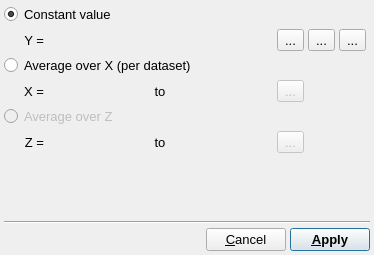
<?xml version="1.0" encoding="UTF-8"?>
<ui version="4.0">
 <class>OperateBGSubDialog</class>
 <widget class="QDialog" name="OperateBGSubDialog">
  <property name="windowModality">
   <enum>Qt::ApplicationModal</enum>
  </property>
  <property name="geometry">
   <rect>
    <x>0</x>
    <y>0</y>
    <width>374</width>
    <height>255</height>
   </rect>
  </property>
  <property name="font">
   <font>
    <pointsize>10</pointsize>
   </font>
  </property>
  <property name="windowTitle">
   <string>Background Subtraction</string>
  </property>
  <property name="windowIcon">
   <iconset resource="icons.qrc">
    <normaloff>:/uchroma/icons/windows_fit.svg</normaloff>:/uchroma/icons/windows_fit.svg</iconset>
  </property>
  <layout class="QVBoxLayout" name="verticalLayout">
   <property name="spacing">
    <number>4</number>
   </property>
   <property name="margin">
    <number>4</number>
   </property>
   <item>
    <layout class="QGridLayout" name="gridLayout_9">
     <item row="1" column="7">
      <widget class="QToolButton" name="ConstantValueSetYMaximumButton">
       <property name="maximumSize">
        <size>
         <width>28</width>
         <height>28</height>
        </size>
       </property>
       <property name="toolTip">
        <string>Set to current highest y value in collection</string>
       </property>
       <property name="text">
        <string>...</string>
       </property>
       <property name="icon">
        <iconset resource="icons.qrc">
         <normaloff>:/uchroma/icons/toupperlimit.svg</normaloff>:/uchroma/icons/toupperlimit.svg</iconset>
       </property>
       <property name="iconSize">
        <size>
         <width>20</width>
         <height>20</height>
        </size>
       </property>
      </widget>
     </item>
     <item row="1" column="6">
      <widget class="QToolButton" name="ConstantValueSetYMinimumButton">
       <property name="maximumSize">
        <size>
         <width>28</width>
         <height>28</height>
        </size>
       </property>
       <property name="toolTip">
        <string>Set to current lowest y value in collection</string>
       </property>
       <property name="text">
        <string>...</string>
       </property>
       <property name="icon">
        <iconset resource="icons.qrc">
         <normaloff>:/uchroma/icons/tolowerlimit.svg</normaloff>:/uchroma/icons/tolowerlimit.svg</iconset>
       </property>
       <property name="iconSize">
        <size>
         <width>20</width>
         <height>20</height>
        </size>
       </property>
      </widget>
     </item>
     <item row="1" column="3" colspan="3">
      <widget class="TExponentialSpin" name="ConstantValueSpin" native="true">
       <property name="sizePolicy">
        <sizepolicy hsizetype="Expanding" vsizetype="Preferred">
         <horstretch>0</horstretch>
         <verstretch>0</verstretch>
        </sizepolicy>
       </property>
       <property name="focusPolicy">
        <enum>Qt::StrongFocus</enum>
       </property>
      </widget>
     </item>
     <item row="3" column="2">
      <widget class="QLabel" name="label_31">
       <property name="text">
        <string>X =</string>
       </property>
       <property name="alignment">
        <set>Qt::AlignRight|Qt::AlignTrailing|Qt::AlignVCenter</set>
       </property>
      </widget>
     </item>
     <item row="3" column="4">
      <widget class="QLabel" name="label9_4">
       <property name="sizePolicy">
        <sizepolicy hsizetype="Minimum" vsizetype="Preferred">
         <horstretch>0</horstretch>
         <verstretch>0</verstretch>
        </sizepolicy>
       </property>
       <property name="text">
        <string> to </string>
       </property>
      </widget>
     </item>
     <item row="3" column="3">
      <widget class="TExponentialSpin" name="XRangeMinSpin" native="true">
       <property name="enabled">
        <bool>false</bool>
       </property>
       <property name="sizePolicy">
        <sizepolicy hsizetype="Expanding" vsizetype="Preferred">
         <horstretch>0</horstretch>
         <verstretch>0</verstretch>
        </sizepolicy>
       </property>
       <property name="focusPolicy">
        <enum>Qt::StrongFocus</enum>
       </property>
      </widget>
     </item>
     <item row="2" column="0" colspan="10">
      <widget class="QRadioButton" name="AverageOverXRadio">
       <property name="enabled">
        <bool>true</bool>
       </property>
       <property name="text">
        <string>Average over X (per dataset)</string>
       </property>
       <property name="checked">
        <bool>false</bool>
       </property>
      </widget>
     </item>
     <item row="4" column="0" colspan="9">
      <widget class="QRadioButton" name="AverageOverZRadio">
       <property name="enabled">
        <bool>false</bool>
       </property>
       <property name="text">
        <string>Average over Z</string>
       </property>
       <property name="checked">
        <bool>false</bool>
       </property>
      </widget>
     </item>
     <item row="5" column="3">
      <widget class="TExponentialSpin" name="ZRangeMinSpin" native="true">
       <property name="enabled">
        <bool>false</bool>
       </property>
       <property name="sizePolicy">
        <sizepolicy hsizetype="Expanding" vsizetype="Preferred">
         <horstretch>0</horstretch>
         <verstretch>0</verstretch>
        </sizepolicy>
       </property>
       <property name="focusPolicy">
        <enum>Qt::StrongFocus</enum>
       </property>
      </widget>
     </item>
     <item row="5" column="4">
      <widget class="QLabel" name="label9">
       <property name="sizePolicy">
        <sizepolicy hsizetype="Minimum" vsizetype="Preferred">
         <horstretch>0</horstretch>
         <verstretch>0</verstretch>
        </sizepolicy>
       </property>
       <property name="text">
        <string> to </string>
       </property>
      </widget>
     </item>
     <item row="3" column="0" colspan="2">
      <spacer name="horizontalSpacer_4">
       <property name="orientation">
        <enum>Qt::Horizontal</enum>
       </property>
       <property name="sizeType">
        <enum>QSizePolicy::Fixed</enum>
       </property>
       <property name="sizeHint" stdset="0">
        <size>
         <width>16</width>
         <height>20</height>
        </size>
       </property>
      </spacer>
     </item>
     <item row="5" column="2">
      <widget class="QLabel" name="label_30">
       <property name="text">
        <string>Z =</string>
       </property>
       <property name="alignment">
        <set>Qt::AlignRight|Qt::AlignTrailing|Qt::AlignVCenter</set>
       </property>
      </widget>
     </item>
     <item row="0" column="0" colspan="6">
      <widget class="QRadioButton" name="ConstantValueRadio">
       <property name="text">
        <string>Constant value</string>
       </property>
       <property name="checked">
        <bool>true</bool>
       </property>
      </widget>
     </item>
     <item row="1" column="8">
      <widget class="QToolButton" name="ConstantValueSelectButton">
       <property name="maximumSize">
        <size>
         <width>28</width>
         <height>28</height>
        </size>
       </property>
       <property name="toolTip">
        <string>Select constant value</string>
       </property>
       <property name="text">
        <string>...</string>
       </property>
       <property name="icon">
        <iconset resource="icons.qrc">
         <normaloff>:/uchroma/icons/interact_valueselect.svg</normaloff>:/uchroma/icons/interact_valueselect.svg</iconset>
       </property>
       <property name="iconSize">
        <size>
         <width>20</width>
         <height>20</height>
        </size>
       </property>
      </widget>
     </item>
     <item row="1" column="2">
      <widget class="QLabel" name="label_32">
       <property name="text">
        <string>Y =</string>
       </property>
       <property name="alignment">
        <set>Qt::AlignRight|Qt::AlignTrailing|Qt::AlignVCenter</set>
       </property>
      </widget>
     </item>
     <item row="5" column="5">
      <widget class="TExponentialSpin" name="ZRangeMaxSpin" native="true">
       <property name="enabled">
        <bool>false</bool>
       </property>
       <property name="sizePolicy">
        <sizepolicy hsizetype="Expanding" vsizetype="Preferred">
         <horstretch>0</horstretch>
         <verstretch>0</verstretch>
        </sizepolicy>
       </property>
       <property name="focusPolicy">
        <enum>Qt::StrongFocus</enum>
       </property>
      </widget>
     </item>
     <item row="3" column="5">
      <widget class="TExponentialSpin" name="XRangeMaxSpin" native="true">
       <property name="enabled">
        <bool>false</bool>
       </property>
       <property name="sizePolicy">
        <sizepolicy hsizetype="Expanding" vsizetype="Preferred">
         <horstretch>0</horstretch>
         <verstretch>0</verstretch>
        </sizepolicy>
       </property>
       <property name="focusPolicy">
        <enum>Qt::StrongFocus</enum>
       </property>
      </widget>
     </item>
     <item row="3" column="6">
      <widget class="QToolButton" name="XRangeSelectButton">
       <property name="enabled">
        <bool>false</bool>
       </property>
       <property name="maximumSize">
        <size>
         <width>28</width>
         <height>28</height>
        </size>
       </property>
       <property name="text">
        <string>...</string>
       </property>
       <property name="icon">
        <iconset resource="icons.qrc">
         <normaloff>:/uchroma/icons/interact_rangeselect.svg</normaloff>:/uchroma/icons/interact_rangeselect.svg</iconset>
       </property>
       <property name="iconSize">
        <size>
         <width>20</width>
         <height>20</height>
        </size>
       </property>
      </widget>
     </item>
     <item row="5" column="6">
      <widget class="QToolButton" name="ZRangeSelectButton">
       <property name="enabled">
        <bool>false</bool>
       </property>
       <property name="maximumSize">
        <size>
         <width>28</width>
         <height>28</height>
        </size>
       </property>
       <property name="text">
        <string>...</string>
       </property>
       <property name="icon">
        <iconset resource="icons.qrc">
         <normaloff>:/uchroma/icons/interact_rangeselect.svg</normaloff>:/uchroma/icons/interact_rangeselect.svg</iconset>
       </property>
       <property name="iconSize">
        <size>
         <width>20</width>
         <height>20</height>
        </size>
       </property>
      </widget>
     </item>
    </layout>
   </item>
   <item>
    <spacer name="verticalSpacer">
     <property name="orientation">
      <enum>Qt::Vertical</enum>
     </property>
     <property name="sizeHint" stdset="0">
      <size>
       <width>20</width>
       <height>40</height>
      </size>
     </property>
    </spacer>
   </item>
   <item>
    <widget class="Line" name="line">
     <property name="orientation">
      <enum>Qt::Horizontal</enum>
     </property>
    </widget>
   </item>
   <item>
    <layout class="QHBoxLayout" name="horizontalLayout_2">
     <item>
      <spacer name="horizontalSpacer">
       <property name="orientation">
        <enum>Qt::Horizontal</enum>
       </property>
       <property name="sizeHint" stdset="0">
        <size>
         <width>40</width>
         <height>20</height>
        </size>
       </property>
      </spacer>
     </item>
     <item>
      <widget class="QPushButton" name="CancelButton">
       <property name="text">
        <string>&amp;Cancel</string>
       </property>
       <property name="default">
        <bool>false</bool>
       </property>
      </widget>
     </item>
     <item>
      <widget class="QPushButton" name="ApplyButton">
       <property name="font">
        <font>
         <weight>75</weight>
         <bold>true</bold>
        </font>
       </property>
       <property name="text">
        <string>&amp;Apply</string>
       </property>
       <property name="default">
        <bool>true</bool>
       </property>
      </widget>
     </item>
    </layout>
   </item>
  </layout>
 </widget>
 <customwidgets>
  <customwidget>
   <class>TExponentialSpin</class>
   <extends>QWidget</extends>
   <header>gui/texponentialspin.uih</header>
   <container>1</container>
  </customwidget>
 </customwidgets>
 <tabstops>
  <tabstop>AverageOverXRadio</tabstop>
  <tabstop>XRangeMinSpin</tabstop>
  <tabstop>XRangeMaxSpin</tabstop>
  <tabstop>CancelButton</tabstop>
  <tabstop>ApplyButton</tabstop>
 </tabstops>
 <resources>
  <include location="icons.qrc"/>
 </resources>
 <connections/>
</ui>
